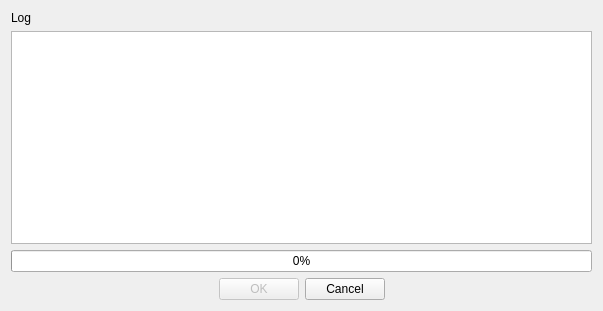
<?xml version="1.0" encoding="UTF-8"?>
<ui version="4.0">
 <class>SynthesisDialog</class>
 <widget class="QDialog" name="SynthesisDialog">
  <property name="geometry">
   <rect>
    <x>0</x>
    <y>0</y>
    <width>603</width>
    <height>311</height>
   </rect>
  </property>
  <property name="windowTitle">
   <string>Synthesis in progress</string>
  </property>
  <layout class="QGridLayout" name="gridLayout_2">
   <item row="0" column="0">
    <layout class="QGridLayout" name="gridLayout">
     <item row="0" column="0">
      <widget class="QLabel" name="label">
       <property name="text">
        <string>Log</string>
       </property>
      </widget>
     </item>
     <item row="1" column="0" colspan="2">
      <widget class="QPlainTextEdit" name="log_textedit">
       <property name="autoFillBackground">
        <bool>false</bool>
       </property>
       <property name="readOnly">
        <bool>true</bool>
       </property>
       <property name="plainText">
        <string/>
       </property>
      </widget>
     </item>
     <item row="2" column="0" colspan="2">
      <widget class="QProgressBar" name="progress_bar">
       <property name="value">
        <number>0</number>
       </property>
       <property name="textVisible">
        <bool>true</bool>
       </property>
       <property name="orientation">
        <enum>Qt::Horizontal</enum>
       </property>
       <property name="invertedAppearance">
        <bool>false</bool>
       </property>
       <property name="textDirection">
        <enum>QProgressBar::TopToBottom</enum>
       </property>
      </widget>
     </item>
     <item row="3" column="0" colspan="2">
      <layout class="QHBoxLayout" name="horizontalLayout">
       <item>
        <spacer name="horizontalSpacer">
         <property name="orientation">
          <enum>Qt::Horizontal</enum>
         </property>
         <property name="sizeHint" stdset="0">
          <size>
           <width>40</width>
           <height>20</height>
          </size>
         </property>
        </spacer>
       </item>
       <item>
        <widget class="QPushButton" name="ok_button">
         <property name="enabled">
          <bool>false</bool>
         </property>
         <property name="minimumSize">
          <size>
           <width>75</width>
           <height>0</height>
          </size>
         </property>
         <property name="text">
          <string>OK</string>
         </property>
        </widget>
       </item>
       <item>
        <widget class="QPushButton" name="close_button">
         <property name="minimumSize">
          <size>
           <width>75</width>
           <height>0</height>
          </size>
         </property>
         <property name="text">
          <string>Cancel</string>
         </property>
        </widget>
       </item>
       <item>
        <spacer name="horizontalSpacer_2">
         <property name="orientation">
          <enum>Qt::Horizontal</enum>
         </property>
         <property name="sizeHint" stdset="0">
          <size>
           <width>40</width>
           <height>20</height>
          </size>
         </property>
        </spacer>
       </item>
      </layout>
     </item>
    </layout>
   </item>
  </layout>
 </widget>
 <resources/>
 <connections>
  <connection>
   <sender>close_button</sender>
   <signal>clicked()</signal>
   <receiver>SynthesisDialog</receiver>
   <slot>reject()</slot>
   <hints>
    <hint type="sourcelabel">
     <x>342</x>
     <y>298</y>
    </hint>
    <hint type="destinationlabel">
     <x>137</x>
     <y>305</y>
    </hint>
   </hints>
  </connection>
  <connection>
   <sender>ok_button</sender>
   <signal>clicked()</signal>
   <receiver>SynthesisDialog</receiver>
   <slot>accept()</slot>
   <hints>
    <hint type="sourcelabel">
     <x>267</x>
     <y>291</y>
    </hint>
    <hint type="destinationlabel">
     <x>54</x>
     <y>283</y>
    </hint>
   </hints>
  </connection>
 </connections>
</ui>
